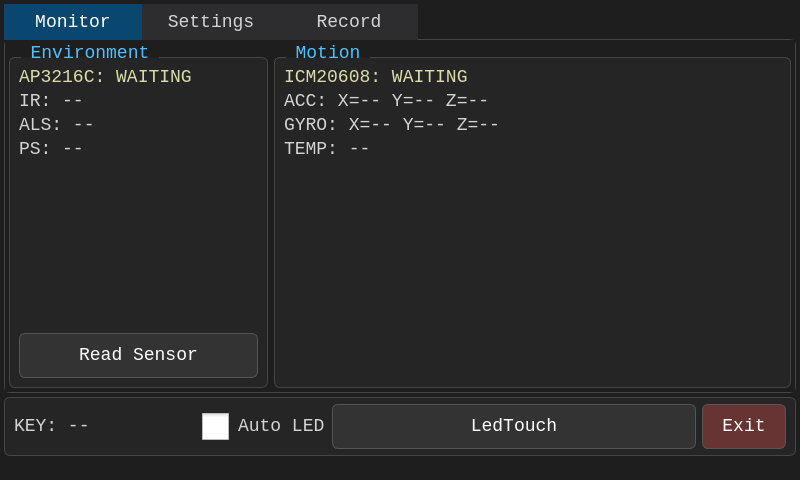
<?xml version="1.0" encoding="UTF-8"?>
<ui version="4.0">
 <class>MainWindow</class>
 <widget class="QMainWindow" name="MainWindow">
  <property name="geometry">
   <rect>
    <x>0</x>
    <y>0</y>
    <width>800</width>
    <height>480</height>
   </rect>
  </property>
  <property name="windowTitle">
   <string>Device Monitor</string>
  </property>
  <widget class="QWidget" name="centralwidget">
   <property name="styleSheet">
    <string notr="true">QWidget#centralwidget {
	background-color: #1e1e1e;
	color: #d4d4d4;
}
QWidget {
	font-family: Consolas;
	font-size: 18px;
}
QLabel {
	color: #d4d4d4;
}
QGroupBox {
	background-color: #252526;
	border: 1px solid #454545;
	border-radius: 6px;
	margin-top: 14px;
	padding: 3px;
}
QGroupBox::title {
	subcontrol-origin: margin;
	subcontrol-position: top left;
	left: 12px;
	padding: 0 4px;
	color: #4fc1ff;
}
QGroupBox#controlGroup {
	margin-top: 0px;
}
QPushButton {
	background-color: #333333;
	color: #ffffff;
	border: 1px solid #555555;
	border-radius: 6px;
	padding: 3px 12px;
}
QPushButton:pressed {
	background-color: #094771;
	border-color: #4fc1ff;
}
QPushButton:disabled {
	background-color: #292929;
	color: #777777;
	border-color: #383838;
}
QPushButton#exitButton {
	background-color: #683333;
}
QPushButton#exitButton:pressed {
	background-color: #8c4242;
}
QPushButton#applySettingsButton, QPushButton#recordButton {
	background-color: #094771;
}
QLabel#apStatusLabel, QLabel#icmStatusLabel, QLabel#settingsHintLabel {
	color: #dcdcaa;
}
QLabel#settingsHintLabel, QLabel#configPathLabel, QLabel#recordInfoLabel, QLabel#recordPathLabel {
	font-size: 16px;
	color: #999999;
}
QWidget#monitorPage, QWidget#settingsPage, QWidget#recordPage {
	background-color: #1e1e1e;
}
QTabWidget::pane {
	border: 1px solid #454545;
	border-radius: 6px;
	top: -1px;
}
QTabBar::tab {
	background-color: #2d2d30;
	color: #d4d4d4;
	min-width: 108px;
	min-height: 36px;
	padding: 0 15px;
}
QTabBar::tab:selected {
	background-color: #094771;
	color: #ffffff;
}
QCheckBox {
	color: #d4d4d4;
	spacing: 9px;
}
QCheckBox::indicator {
	width: 27px;
	height: 27px;
}
QCheckBox:disabled {
	color: #777777;
}
QSpinBox {
	background-color: #333333;
	color: #ffffff;
	border: 1px solid #555555;
	border-radius: 6px;
	padding: 2px 39px 2px 9px;
}
QSpinBox::up-button, QSpinBox::down-button {
	width: 36px;
}
QStatusBar {
	font-size: 16px;
	color: #999999;
}
</string>
   </property>
   <layout class="QVBoxLayout" name="mainLayout" stretch="1,0">
    <property name="spacing">
     <number>4</number>
    </property>
    <property name="leftMargin">
     <number>4</number>
    </property>
    <property name="topMargin">
     <number>4</number>
    </property>
    <property name="rightMargin">
     <number>4</number>
    </property>
    <property name="bottomMargin">
     <number>0</number>
    </property>
    <item>
     <widget class="QTabWidget" name="mainTabWidget">
      <property name="currentIndex">
       <number>0</number>
      </property>
      <widget class="QWidget" name="monitorPage">
       <attribute name="title">
        <string>Monitor</string>
       </attribute>
       <layout class="QHBoxLayout" name="monitorLayout" stretch="1,2">
        <property name="spacing">
         <number>6</number>
        </property>
        <property name="leftMargin">
         <number>4</number>
        </property>
        <property name="topMargin">
         <number>3</number>
        </property>
        <property name="rightMargin">
         <number>4</number>
        </property>
        <property name="bottomMargin">
         <number>4</number>
        </property>
        <item>
         <widget class="QGroupBox" name="environmentGroup">
          <property name="title">
           <string>Environment</string>
          </property>
          <layout class="QVBoxLayout" name="verticalLayout">
           <property name="spacing">
            <number>3</number>
           </property>
           <property name="leftMargin">
            <number>6</number>
           </property>
           <property name="topMargin">
            <number>6</number>
           </property>
           <property name="rightMargin">
            <number>6</number>
           </property>
           <property name="bottomMargin">
            <number>6</number>
           </property>
           <item>
            <widget class="QLabel" name="apStatusLabel">
             <property name="text">
              <string>AP3216C: WAITING</string>
             </property>
            </widget>
           </item>
           <item>
            <widget class="QLabel" name="irLabel">
             <property name="text">
              <string>IR: --</string>
             </property>
            </widget>
           </item>
           <item>
            <widget class="QLabel" name="alsLabel">
             <property name="text">
              <string>ALS: --</string>
             </property>
            </widget>
           </item>
           <item>
            <widget class="QLabel" name="psLabel">
             <property name="text">
              <string>PS: --</string>
             </property>
            </widget>
           </item>
           <item>
            <spacer name="envSpacer">
             <property name="orientation">
              <enum>Qt::Vertical</enum>
             </property>
             <property name="sizeHint" stdset="0">
              <size>
               <width>0</width>
               <height>0</height>
              </size>
             </property>
            </spacer>
           </item>
           <item>
            <widget class="QPushButton" name="readSensorButton">
             <property name="text">
              <string>Read Sensor</string>
             </property>
             <property name="minimumSize">
              <size>
               <width>0</width>
               <height>45</height>
              </size>
             </property>
             <property name="focusPolicy">
              <enum>Qt::NoFocus</enum>
             </property>
            </widget>
           </item>
          </layout>
         </widget>
        </item>
        <item>
         <widget class="QGroupBox" name="motionGroup">
          <property name="title">
           <string>Motion</string>
          </property>
          <layout class="QVBoxLayout" name="verticalLayout_2">
           <property name="spacing">
            <number>3</number>
           </property>
           <property name="leftMargin">
            <number>6</number>
           </property>
           <property name="topMargin">
            <number>6</number>
           </property>
           <property name="rightMargin">
            <number>6</number>
           </property>
           <property name="bottomMargin">
            <number>6</number>
           </property>
           <item>
            <widget class="QLabel" name="icmStatusLabel">
             <property name="text">
              <string>ICM20608: WAITING</string>
             </property>
            </widget>
           </item>
           <item>
            <widget class="QLabel" name="accelLabel">
             <property name="text">
              <string>ACC: X=-- Y=-- Z=--</string>
             </property>
             <property name="wordWrap">
              <bool>true</bool>
             </property>
            </widget>
           </item>
           <item>
            <widget class="QLabel" name="gyroLabel">
             <property name="text">
              <string>GYRO: X=-- Y=-- Z=--</string>
             </property>
             <property name="wordWrap">
              <bool>true</bool>
             </property>
            </widget>
           </item>
           <item>
            <widget class="QLabel" name="tempLabel">
             <property name="text">
              <string>TEMP: --</string>
             </property>
            </widget>
           </item>
           <item>
            <spacer name="motionSpacer">
             <property name="orientation">
              <enum>Qt::Vertical</enum>
             </property>
             <property name="sizeHint" stdset="0">
              <size>
               <width>0</width>
               <height>0</height>
              </size>
             </property>
            </spacer>
           </item>
          </layout>
         </widget>
        </item>
       </layout>
      </widget>
      <widget class="QWidget" name="settingsPage">
       <attribute name="title">
        <string>Settings</string>
       </attribute>
       <layout class="QVBoxLayout" name="settingsLayout">
        <property name="spacing">
         <number>3</number>
        </property>
        <property name="leftMargin">
         <number>4</number>
        </property>
        <property name="topMargin">
         <number>3</number>
        </property>
        <property name="rightMargin">
         <number>4</number>
        </property>
        <property name="bottomMargin">
         <number>4</number>
        </property>
        <item>
         <widget class="QGroupBox" name="settingsGroup">
          <property name="title">
           <string>Sampling and Auto LED</string>
          </property>
          <layout class="QGridLayout" name="settingsGridLayout">
           <property name="leftMargin">
            <number>9</number>
           </property>
           <property name="topMargin">
            <number>6</number>
           </property>
           <property name="rightMargin">
            <number>9</number>
           </property>
           <property name="bottomMargin">
            <number>6</number>
           </property>
           <property name="horizontalSpacing">
            <number>9</number>
           </property>
           <property name="verticalSpacing">
            <number>4</number>
           </property>
           <item row="0" column="0">
            <widget class="QLabel" name="lightOnSpinBoxLabel">
             <property name="text">
              <string>LED ON threshold</string>
             </property>
            </widget>
           </item>
           <item row="0" column="1">
            <widget class="QSpinBox" name="lightOnSpinBox">
             <property name="minimumSize">
              <size>
               <width>180</width>
               <height>39</height>
              </size>
             </property>
             <property name="minimum">
              <number>0</number>
             </property>
             <property name="maximum">
              <number>65535</number>
             </property>
             <property name="value">
              <number>20</number>
             </property>
            </widget>
           </item>
           <item row="1" column="0">
            <widget class="QLabel" name="lightOffSpinBoxLabel">
             <property name="text">
              <string>LED OFF threshold</string>
             </property>
            </widget>
           </item>
           <item row="1" column="1">
            <widget class="QSpinBox" name="lightOffSpinBox">
             <property name="minimumSize">
              <size>
               <width>180</width>
               <height>39</height>
              </size>
             </property>
             <property name="minimum">
              <number>0</number>
             </property>
             <property name="maximum">
              <number>65535</number>
             </property>
             <property name="value">
              <number>50</number>
             </property>
            </widget>
           </item>
           <item row="2" column="0">
            <widget class="QLabel" name="sampleIntervalSpinBoxLabel">
             <property name="text">
              <string>Sample interval</string>
             </property>
            </widget>
           </item>
           <item row="2" column="1">
            <widget class="QSpinBox" name="sampleIntervalSpinBox">
             <property name="minimumSize">
              <size>
               <width>180</width>
               <height>39</height>
              </size>
             </property>
             <property name="suffix">
              <string> ms</string>
             </property>
             <property name="minimum">
              <number>200</number>
             </property>
             <property name="maximum">
              <number>60000</number>
             </property>
             <property name="singleStep">
              <number>100</number>
             </property>
             <property name="value">
              <number>1000</number>
             </property>
            </widget>
           </item>
           <item row="0" column="2" rowspan="3">
            <widget class="QPushButton" name="applySettingsButton">
             <property name="text">
              <string>Apply</string>
             </property>
             <property name="minimumSize">
              <size>
               <width>105</width>
               <height>117</height>
              </size>
             </property>
             <property name="focusPolicy">
              <enum>Qt::NoFocus</enum>
             </property>
            </widget>
           </item>
          </layout>
         </widget>
        </item>
        <item>
         <widget class="QLabel" name="settingsFeedbackLabel">
          <property name="text">
           <string>Parameters apply after pressing Apply.</string>
          </property>
          <property name="wordWrap">
           <bool>true</bool>
          </property>
         </widget>
        </item>
        <item>
         <widget class="QLabel" name="settingsHintLabel">
          <property name="text">
           <string>ALS thresholds use raw counts, not lux. LED ON must be lower than LED OFF.</string>
          </property>
          <property name="wordWrap">
           <bool>true</bool>
          </property>
         </widget>
        </item>
        <item>
         <widget class="QLabel" name="configPathLabel">
          <property name="text">
           <string>Config: device_monitor.ini</string>
          </property>
          <property name="wordWrap">
           <bool>true</bool>
          </property>
         </widget>
        </item>
        <item>
         <spacer name="settingsSpacer">
          <property name="orientation">
           <enum>Qt::Vertical</enum>
          </property>
          <property name="sizeHint" stdset="0">
           <size>
            <width>0</width>
            <height>0</height>
           </size>
          </property>
         </spacer>
        </item>
       </layout>
      </widget>
      <widget class="QWidget" name="recordPage">
       <attribute name="title">
        <string>Record</string>
       </attribute>
       <layout class="QVBoxLayout" name="recordPageLayout">
        <property name="spacing">
         <number>3</number>
        </property>
        <property name="leftMargin">
         <number>4</number>
        </property>
        <property name="topMargin">
         <number>3</number>
        </property>
        <property name="rightMargin">
         <number>4</number>
        </property>
        <property name="bottomMargin">
         <number>4</number>
        </property>
        <item>
         <widget class="QGroupBox" name="recordGroup">
          <property name="title">
           <string>Data Recording</string>
          </property>
          <layout class="QVBoxLayout" name="recordLayout">
           <property name="spacing">
            <number>4</number>
           </property>
           <property name="leftMargin">
            <number>9</number>
           </property>
           <property name="topMargin">
            <number>6</number>
           </property>
           <property name="rightMargin">
            <number>9</number>
           </property>
           <property name="bottomMargin">
            <number>6</number>
           </property>
           <item>
            <layout class="QHBoxLayout" name="recordStatusRow" stretch="1,0">
             <property name="spacing">
              <number>12</number>
             </property>
             <property name="leftMargin">
              <number>0</number>
             </property>
             <property name="topMargin">
              <number>0</number>
             </property>
             <property name="rightMargin">
              <number>0</number>
             </property>
             <property name="bottomMargin">
              <number>0</number>
             </property>
             <item>
              <widget class="QLabel" name="recordStatusLabel">
               <property name="text">
                <string>Recording: OFF</string>
               </property>
              </widget>
             </item>
             <item>
              <widget class="QPushButton" name="recordButton">
               <property name="text">
                <string>Start Recording</string>
               </property>
               <property name="minimumSize">
                <size>
                 <width>210</width>
                 <height>45</height>
                </size>
               </property>
               <property name="focusPolicy">
                <enum>Qt::NoFocus</enum>
               </property>
              </widget>
             </item>
            </layout>
           </item>
           <item>
            <widget class="QLabel" name="recordPathLabel">
             <property name="text">
              <string>Path: --</string>
             </property>
             <property name="wordWrap">
              <bool>true</bool>
             </property>
            </widget>
           </item>
           <item>
            <widget class="QLabel" name="recordInfoLabel">
             <property name="text">
              <string>Two timestamped CSV files per session.
AP: raw values. ICM: g, dps, C.</string>
             </property>
             <property name="wordWrap">
              <bool>true</bool>
             </property>
            </widget>
           </item>
          </layout>
         </widget>
        </item>
        <item>
         <spacer name="recordSpacer">
          <property name="orientation">
           <enum>Qt::Vertical</enum>
          </property>
          <property name="sizeHint" stdset="0">
           <size>
            <width>0</width>
            <height>0</height>
           </size>
          </property>
         </spacer>
        </item>
       </layout>
      </widget>
     </widget>
    </item>
    <item>
     <widget class="QGroupBox" name="controlGroup">
      <layout class="QHBoxLayout" name="horizontalLayout" stretch="1,0,2,0">
       <property name="spacing">
        <number>6</number>
       </property>
       <property name="leftMargin">
        <number>6</number>
       </property>
       <property name="topMargin">
        <number>3</number>
       </property>
       <property name="rightMargin">
        <number>6</number>
       </property>
       <property name="bottomMargin">
        <number>3</number>
       </property>
       <item>
        <widget class="QLabel" name="keyLabel">
         <property name="text">
          <string>KEY: --</string>
         </property>
         <property name="minimumSize">
          <size>
           <width>144</width>
           <height>0</height>
          </size>
         </property>
        </widget>
       </item>
       <item>
        <widget class="QCheckBox" name="autoModeCheckBox">
         <property name="text">
          <string>Auto LED</string>
         </property>
         <property name="minimumSize">
          <size>
           <width>0</width>
           <height>45</height>
          </size>
         </property>
         <property name="focusPolicy">
          <enum>Qt::NoFocus</enum>
         </property>
        </widget>
       </item>
       <item>
        <widget class="QPushButton" name="pushButton">
         <property name="text">
          <string>LedTouch</string>
         </property>
         <property name="minimumSize">
          <size>
           <width>0</width>
           <height>45</height>
          </size>
         </property>
         <property name="focusPolicy">
          <enum>Qt::NoFocus</enum>
         </property>
        </widget>
       </item>
       <item>
        <widget class="QPushButton" name="exitButton">
         <property name="text">
          <string>Exit</string>
         </property>
         <property name="minimumSize">
          <size>
           <width>84</width>
           <height>45</height>
          </size>
         </property>
         <property name="focusPolicy">
          <enum>Qt::NoFocus</enum>
         </property>
        </widget>
       </item>
      </layout>
     </widget>
    </item>
   </layout>
  </widget>
  <widget class="QStatusBar" name="statusbar">
   <property name="styleSheet">
    <string notr="true">QStatusBar { background-color: #1e1e1e; color: #999999; font-family: Consolas; font-size: 16px; }</string>
   </property>
   <property name="sizeGripEnabled">
    <bool>false</bool>
   </property>
  </widget>
 </widget>
 <resources />
 <connections />
</ui>
